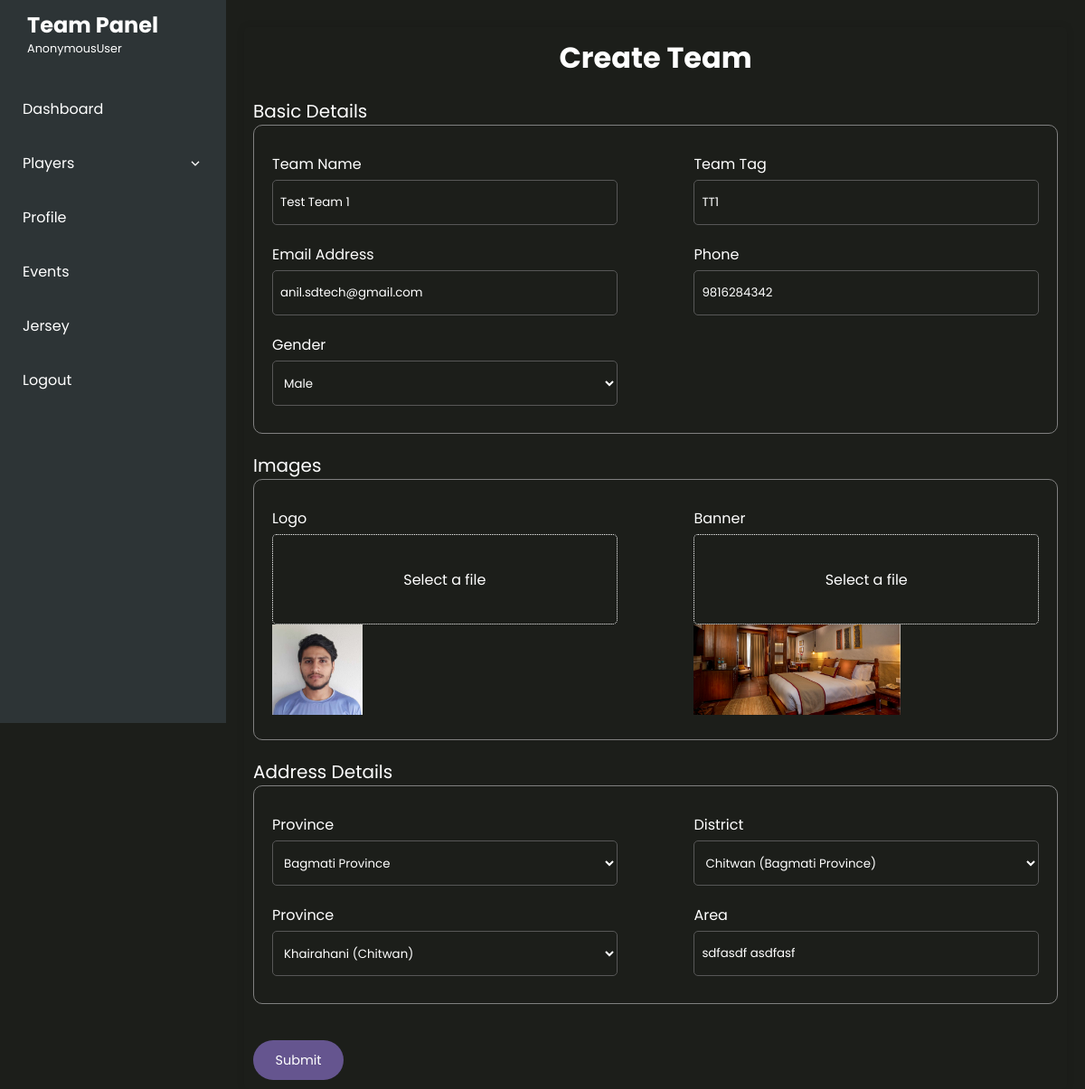
Page /edit-team/8/ on the committed database.
### team/models.py (models this page shows, shortened)
class Team(models.Model):
    SPORT_TYPES = (
        ('FOOTBALL','Football'),
    )
    name = models.CharField(max_length=255,db_index=1)
    total_players = models.PositiveIntegerField(default=10,blank=True, null=True)
    sports_genere = models.CharField(max_length=25,choices=SPORT_TYPES,default='FOOTBALL',blank=True)
    short_name = models.CharField(unique=True,max_length=10,blank=True,null=True)
    is_organizers_team = models.BooleanField(default=False)
    email = models.EmailField(max_length=100,blank=True,null=True)
    phone = models.CharField(max_length=10,blank=True,null=True)
    address = models.CharField(max_length=255,blank=True,null=True)
    province = models.ForeignKey(Province, on_delete=models.SET_NULL,null=True)
    district = models.ForeignKey(District, on_delete=models.SET_NULL,null=True)
    municipality = models.ForeignKey(Municipality, on_delete=models.SET_NULL,null=True)
    is_verified = models.BooleanField(default=False)
    user = models.ForeignKey(User,on_delete=models.CASCADE,null=True,blank=True,related_name='team')
    logo = models.ImageField(upload_to="images/teams/",blank=True,null=True)
    banner = models.ImageField(upload_to='images/banner/',blank=True,null=True)
    gender = models.CharField(max_length=25,choices=constants.GENDER_OPTIONS.CHOICES,default=constants.GENDER_OPTIONS.MALE)
    created_at = models.DateTimeField(auto_now_add=True)
    updated_at = models.DateTimeField(auto_now=True)

### sportsApp/views.py (the view)
# urls.py: path('edit-team/<int:team_id>/',views.edit_team_view,name='edit-team'),
def edit_team_view(request, team_id):
    team = get_object_or_404(Team, id=team_id)
    if request.method == 'POST':
        form = TeamForm(request.POST, request.FILES, instance=team)
        if form.is_valid():
            form.save()
            messages.success(request, "Team updated successfully.")
            return redirect('team')  # Adjust 'team_detail' to your team detail or list view name
        else:
            messages.error(request, "Please correct the errors below.")
    else:
        form = TeamForm(instance=team)
    return render(request, 'teams/create_team.html', {'form': form, 'team': team})

### sportsApp/forms.py (shortened to what this page needs)
class TeamForm(AddressMixin,forms.ModelForm):
    class Meta:
        model = Team
        fields = [
            'name', 'total_players', 'sports_genere', 'short_name', 'is_organizers_team',
            'email', 'address', 'province', 'district', 'municipality', 'is_verified',
            'logo', 'banner', 'gender','phone'
        ]
        widgets = {
            'name': forms.TextInput(attrs={'placeholder': 'Enter team name'}),
            'email': forms.EmailInput(attrs={'placeholder': 'Enter contact email'}),
            'address': forms.TextInput(attrs={'placeholder': 'Enter team address'}),
            'short_name': forms.TextInput(attrs={'placeholder': 'Enter short name'}),
            'total_players': forms.NumberInput(attrs={'min': 1, 'max': 50}),
            'phone': forms.TextInput(attrs={'max_length':10}),
        }
    def __init__(self, *args, **kwargs):
        super(TeamForm, self).__init__(*args, **kwargs)
        if self.instance and self.instance.pk:
            self.fields['email'].disabled = True  # Disable the email field for editing

### address/models.py (called while the page is built)
    def __str__(self):
        return self.name

    def __str__(self):
        return f'{self.name} ({self.province.name if self.province else "No Province"})'

    def __str__(self):
        return f'{self.name} ({self.district.name if self.district else "No District"})'

### sportsApp/context_processors.py (called while the page is built)
def permissions_processor(request):
    permissions = {
        "is_organizer": False,
        "is_staff": False,
    }
    if request.user.is_authenticated:
        if request.user.is_staff:
            permissions['is_organizer'] = True
        elif request.user.groups.filter(name='TeamGroup').exists():
             permissions["is_team"] = True
    return {"permissions": permissions}

### sportsApp/templates/teams/create_team.html (shortened to what this page needs)
{% extends 'event/event_index.html' %}
{% block content %}
{% load static %}
<div class="main_team_request_container create_team mt-10">
    {% include 'teams/components/create_team_form.html' with header="Create Team"%}
</div>
{% endblock content %}

### sportsApp/templates/teams/components/create_team_form.html (shortened to what this page needs)
<div class="basic-form">
    <div class="form-container">
        {% if permissions.is_organizer %}
        <h2>Create a Team</h2>
        {% else %}
        <h2>{{header}}</h2>
        {% endif %}
        <form action="" method="post" enctype="multipart/form-data">
             <p>Basic Details</p>
           <div class="form-seperation-box flex">
            <div class="form-control">
                <label for="name">Team Name</label>
                {{form.name}}
            </div>
            <div class="form-control">
                <label for="name">Team Tag</label>
                {{form.short_name}}
            </div>
            <div class="form-control">
                <label for="email">Email Address</label>
                {{form.email}}
                </div>
            <div class="form-control">
                <label for="email">Phone</label>
                {{form.phone}}
            </div>
       <div class="form-control">
        <label for="gender">Gender</label>
        {{form.gender}}
       </div>
           </div>
            <p>Images</p>
           <div class="form-seperation-box flex">
            <div class="form-control">
                <label for="logo">Logo</label>
            <div class="button-wrap">
            </div>
            {% if team.logo %}
            <img id="logoPreview" src="{{team.logo.url}}"  alt="Banner Preview" style=" max-width: 300px; max-height: 100px;">
            {% else%}
            <img id="logoPreview" src="#"  alt="Logo Preview" style="display:none; max-width:300px; max-height: 100px;">
            {% endif %}
            </div>
            <div class="form-control">
                <label for="banner">Banner</label>
            <div class="button-wrap">
            </div>
            {% if team.banner %}
            <img id="bannerPreview" src="{{team.banner.url}}"  alt="Banner Preview" style=" max-width: 300px; max-height: 100px;">
            {% else%}
            <img id="bannerPreview" src="#"  alt="Logo Preview" style="display:none; max-width:300px; max-height: 100px;">
            {% endif %}
            </div>
           </div>
 <p>Address Details</p>
       <div class="form-seperation-box flex">
        <div class="form-control">
            <label for="gender">Province</label>
            {{form.province}}
           </div>
           <div class="form-control">
            <label for="gender">District</label>
            {{form.district}}
           </div>
           <div class="form-control">
            <label for="gender">Province</label>
            {{form.municipality}}
           </div>
            <div class="form-control">
            <label for="address">Area</label>
            {{form.address}}
        </div>
       </div>
             <div class="form-control">
            {% if permissions.is_team %}
            <button type="submit" class="global_btn">Update</button>
            {% else %}
            <button type="submit" class="global_btn">Submit</button>
            {% endif %}
             </div>
        </form>
    </div>
</div>

### static/styles/main.css (style rules this page uses)
* { padding: 0; margin: 0; box-sizing: border-box; font-family: "Poppins", sans-serif; }
:root { --global_blue:rgb(84, 84, 255); --primary-color:#65558f; --box-color:#353535; --error-red:rgb(254, 93, 93); }
p { font-size: 20px; color: rgb(197, 197, 197); }
body, html { margin: auto; }
body { background-color: #1c1e1a; position: relative; }
.mt-10 { margin-top: 10px; }
.leaderboard_button, .global_btn { padding-left: 20px; padding-right: 20px; min-width: 100px; min-height: 44px; background-color: var(--primary-color); color: white; border-radius: 50px; border: none; font-size: 0.9rem; margin-top: 20px; cursor: pointer; }
.main_team_request_container { min-height: 70vh; display: flex; margin-top: 10px; color: white; }
.create_team { width: 100%; }
h1, h2, h3, h4 { color: white; }
p { color: white; }
.basic-form { color: white; width: 100%; }
.basic-form .form-container { padding: 10px; border-radius: 5px; box-shadow: 0 0 10px rgba(0, 0, 0, 0.1); min-width: 500px; }
.basic-form .form-container h2 { text-align: center; margin-bottom: 20px; }
.basic-form .form-container label { display: block; margin: 10px 0 5px; }
.basic-form .form-container .form-control { width: 45%; min-width: 300px; }
.basic-form .form-container .form-control input[type=text], .basic-form .form-container .form-control input[type=number], .basic-form .form-container .form-control input[type=email], .basic-form .form-container .form-control input[type=date], .basic-form .form-container .form-control input[type=datetime-local], .basic-form .form-container .form-control input[type=time], .basic-form .form-container .form-control select { color: white; width: 100%; padding: 8px; margin-bottom: 10px; border-radius: 4px; background-color: transparent; border: none; border: 1px solid rgb(87, 87, 87); height: 50px; width: 100%; border-radius: 5px; }
.basic-form .form-container .form-control option { color: black; }
.basic-form .form-seperation-box { border: 1px solid gray; width: 100%; padding: 20px; border-radius: 10px; margin-bottom: 20px; }
.basic-form .form-seperation-box.flex { display: flex; flex-wrap: wrap; justify-content: space-between; }
.basic-form .button-wrap { border: 1px dotted white; border-radius: 8px; position: relative; height: 100px; border-radius: 5px; position: relative; display: flex; place-content: center; place-items: center; }
.basic-form .button-wrap::after { content: "Select a file"; }
.content h2 { font-size: 32px; font-weight: bold; }

### rows in the picture
Team: name "Test Team 1", short_name "TT1", email "anil.sdtech@gmail.com", phone "9816284342", gender "Male", logo (picture), banner (picture), province "Bagmati Province", district "Chitwan (Bagmati Province)", municipality "Khairahani (Chitwan)", address "sdfasdf asdfasf"

### other values in the picture
{{ request.user }} "AnonymousUser"
{{ header }} "Create Team"
